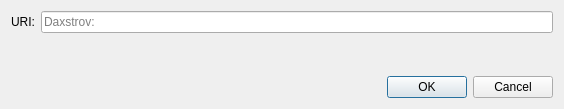
<?xml version="1.0" encoding="UTF-8"?>
<ui version="4.0">
 <class>OpenURIDialog</class>
 <widget class="QDialog" name="OpenURIDialog">
  <property name="geometry">
   <rect>
    <x>0</x>
    <y>0</y>
    <width>564</width>
    <height>109</height>
   </rect>
  </property>
  <property name="windowTitle">
   <string>Open Daxstrov URI</string>
  </property>
  <layout class="QVBoxLayout" name="verticalLayout">
   <item>
    <layout class="QHBoxLayout" name="horizontalLayout">
     <item>
      <widget class="QLabel" name="label">
       <property name="text">
        <string>URI:</string>
       </property>
      </widget>
     </item>
     <item>
      <widget class="QValidatedLineEdit" name="uriEdit">
       <property name="placeholderText">
        <string notr="true">Daxstrov:</string>
       </property>
      </widget>
     </item>
    </layout>
   </item>
   <item>
    <spacer name="verticalSpacer">
     <property name="orientation">
      <enum>Qt::Vertical</enum>
     </property>
     <property name="sizeHint" stdset="0">
      <size>
       <width>20</width>
       <height>40</height>
      </size>
     </property>
    </spacer>
   </item>
   <item>
    <widget class="QDialogButtonBox" name="buttonBox">
     <property name="orientation">
      <enum>Qt::Horizontal</enum>
     </property>
     <property name="standardButtons">
      <set>QDialogButtonBox::Cancel|QDialogButtonBox::Ok</set>
     </property>
    </widget>
   </item>
  </layout>
 </widget>
 <customwidgets>
  <customwidget>
   <class>QValidatedLineEdit</class>
   <extends>QLineEdit</extends>
   <header>qt/qvalidatedlineedit.h</header>
  </customwidget>
 </customwidgets>
 <resources/>
 <connections>
  <connection>
   <sender>buttonBox</sender>
   <signal>accepted()</signal>
   <receiver>OpenURIDialog</receiver>
   <slot>accept()</slot>
   <hints>
    <hint type="sourcelabel">
     <x>248</x>
     <y>254</y>
    </hint>
    <hint type="destinationlabel">
     <x>157</x>
     <y>274</y>
    </hint>
   </hints>
  </connection>
  <connection>
   <sender>buttonBox</sender>
   <signal>rejected()</signal>
   <receiver>OpenURIDialog</receiver>
   <slot>reject()</slot>
   <hints>
    <hint type="sourcelabel">
     <x>316</x>
     <y>260</y>
    </hint>
    <hint type="destinationlabel">
     <x>286</x>
     <y>274</y>
    </hint>
   </hints>
  </connection>
 </connections>
</ui>
